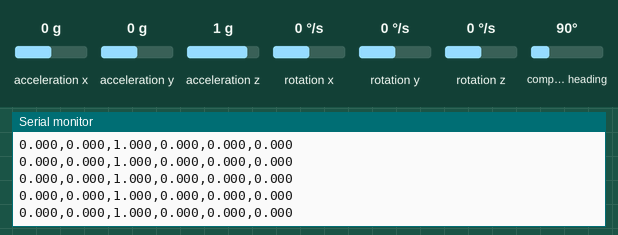
This sketch was run on a simulated Arduino Nano 33 BLE. Shown: the last lines printed to the serial monitor. Inputs (shaded band) come from the test bench; at power-on: acceleration x 0 g, acceleration y 0 g, acceleration z 1 g, rotation x 0 °/s, rotation y 0 °/s, rotation z 0 °/s, compass heading 90°.

Above: at 1.4 s.
1.5 s: acceleration x set to -1.4 g
At 2.1 s:
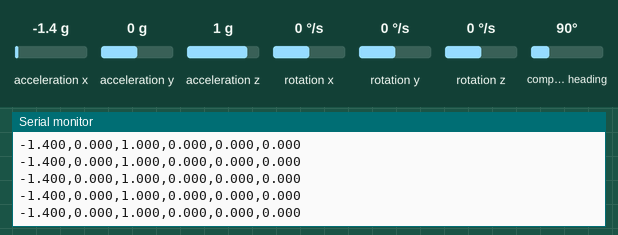
3.0 s: acceleration y set to -1.4 g
At 4.1 s:
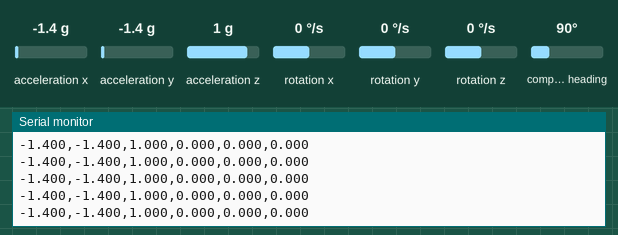
4.5 s: acceleration z set to -1.4 g
At 5.6 s:
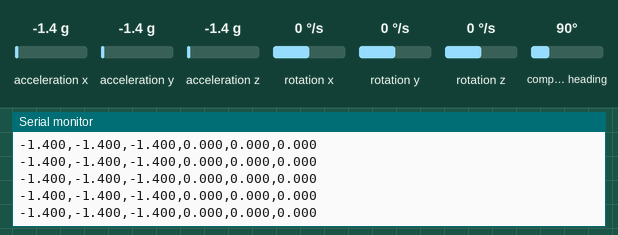
6.0 s: rotation x set to -192 °/s
At 6.9 s:
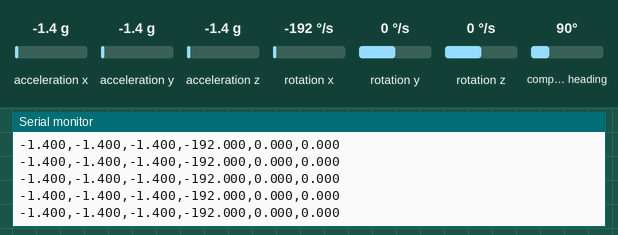
7.5 s: rotation y set to -192 °/s
At 8.4 s:
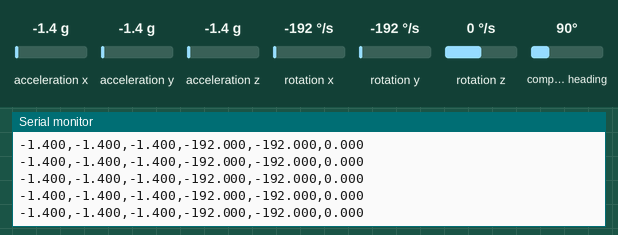
9.0 s: rotation z set to -192 °/s
At 10.1 s:
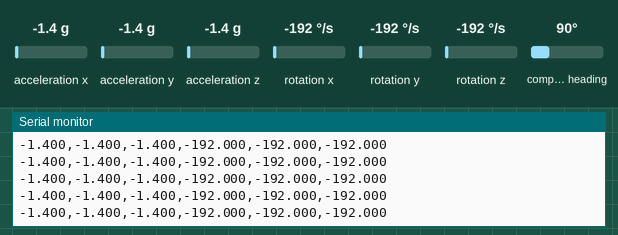

The sketch:

Acelerometro.ino
```cpp
#include <Arduino_LSM9DS1.h>
float aX, aY, aZ, gX, gY, gZ, mX, mY, mZ;
void setup() {
  Serial.begin(115200);
  while (!Serial);
  delay(200);
  IMU.begin();
  Serial.print("aX,aY,aZ,gX,gY,gZ,mX,mY,mZ");
}
void loop() {
  if (IMU.accelerationAvailable() && IMU.gyroscopeAvailable() && IMU.magneticFieldAvailable()) {
      IMU.readAcceleration(aX, aY, aZ);
      IMU.readGyroscope(gX, gY, gZ);
      IMU.readMagneticField(mX, mY, mZ);
      Serial.print(aX, 3);Serial.print(',');
      Serial.print(aY, 3);Serial.print(',');
      Serial.print(aZ, 3);Serial.print(',');
      Serial.print(gX, 3);Serial.print(',');
      Serial.print(gY, 3);Serial.print(',');
      Serial.print(gZ, 3);
//      Serial.print(',');
//    Serial.print(mX, 3);Serial.print(',');
//    Serial.print(mY, 3);Serial.print(',');
//    Serial.print(mZ, 3);
      Serial.println();
      delay(10);
    }
}
```

Measured:
- after the input at 1.5 s, the serial monitor: prints a new line at once (image 1)
- after the input at 3.0 s, the serial monitor: prints a new line at once (image 2)
- after the input at 4.5 s, the serial monitor: prints a new line at once (image 3)
- after the input at 6.0 s, the serial monitor: prints a new line at once (image 4)
- after the input at 7.5 s, the serial monitor: prints a new line at once (image 5)
- after the input at 9.0 s, the serial monitor: prints a new line at once (image 6)
